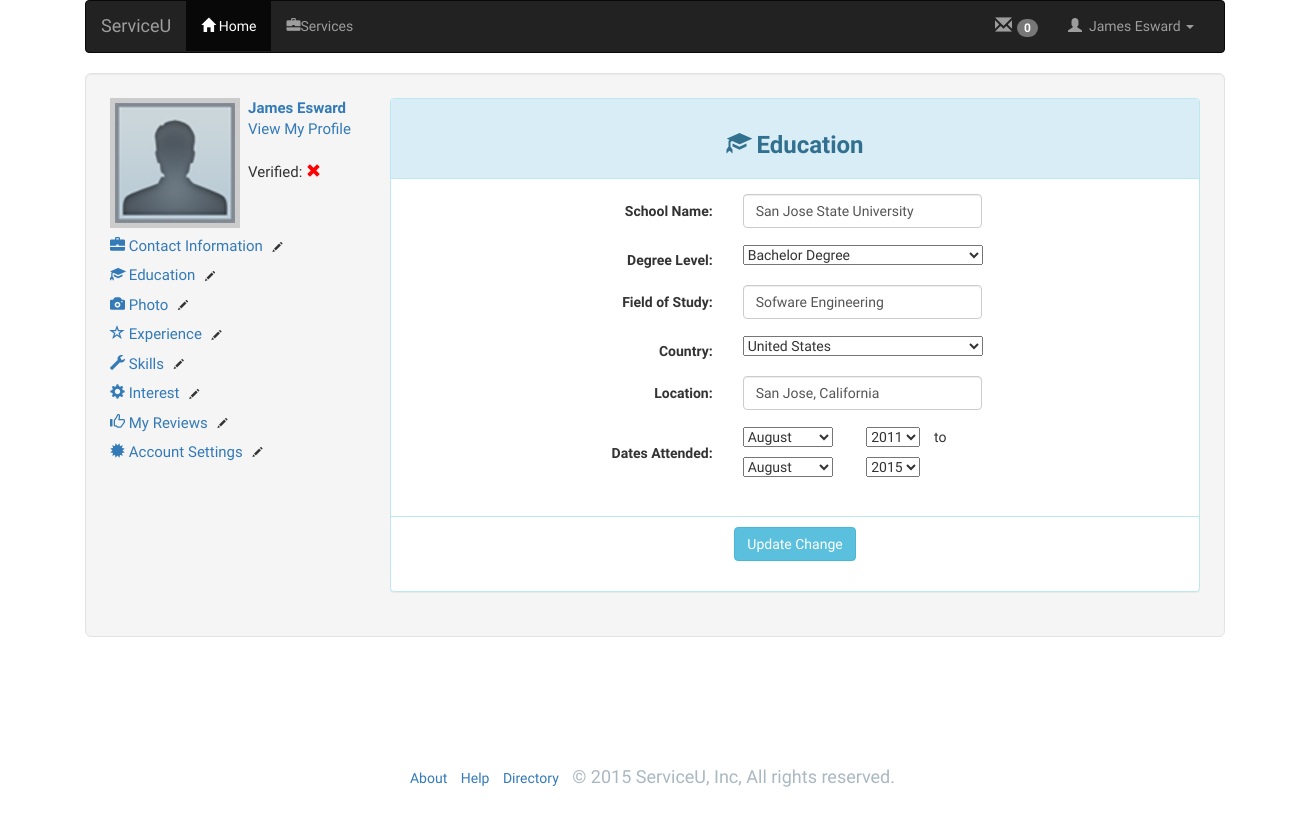
Page /editDegree.php?eduID=12 (signed in) on the committed database.
### tables this page shows
CREATE TABLE IF NOT EXISTS `usertable` (
  `userID` int(8) NOT NULL AUTO_INCREMENT,
  `email` varchar(35) NOT NULL DEFAULT '',
  `firstName` varchar(20) NOT NULL,
  `lastName` varchar(20) NOT NULL,
  `userPhone` varchar(20) DEFAULT NULL,
  `password` varchar(20) NOT NULL,
  `verify` tinyint(1) NOT NULL DEFAULT '0',
  `degree` int(1) NOT NULL DEFAULT '0',
  `skill` varchar(300) NOT NULL DEFAULT 'na',
  `interest` varchar(300) NOT NULL DEFAULT 'na',
  `rate` int(1) NOT NULL DEFAULT '0',
  `verificationCode` varchar(10) NOT NULL,
  PRIMARY KEY (`email`),
  UNIQUE KEY `userID` (`userID`)
);

CREATE TABLE IF NOT EXISTS `useredutable` (
  `eduID` int(8) NOT NULL AUTO_INCREMENT,
  `eduEmail` varchar(30) NOT NULL,
  `eduSchoolName` varchar(30) NOT NULL,
  `eduDegreeLevel` varchar(50) NOT NULL,
  `eduDegreeName` varchar(20) NOT NULL,
  `eduCountry` varchar(20) NOT NULL,
  `eduLocation` varchar(30) NOT NULL,
  `eduStartMonth` varchar(10) NOT NULL,
  `eduStartYear` varchar(10) NOT NULL,
  `eduEndMonth` varchar(10) NOT NULL,
  `eduEndYear` varchar(10) NOT NULL,
  PRIMARY KEY (`eduID`)
);

### editDegree.php (the view, shortened to what the rows shown need)
<!DOCTYPE html>
<html lang="en">
<?php
    include("DatabaseFunctions.php");
?>
<?php
    if (!isset($_SESSION["loginEmail"]))
     {
        header("location: index.php");
        exit();
    }
    else{
       $userEmail = $_SESSION["loginEmail"];
    }
   ?>
<head>
    <link href="css/bootstrap.min.css" rel="stylesheet">
    <link href="css/bootstrap.css" rel="stylesheet">
    <link href="css/stylish-portfolio.css" rel="stylesheet">
    <link href="font-awesome/css/font-awesome.min.css" rel="stylesheet" type="text/css">
    <link rel="stylesheet" href="css/mycss.css">
</head>
<body>
    <?php include 'navigationbar.php' ?>
<div class="container">
     <div class="well well-lg">
        <div class="row">
            <div class="col-md-3">
                <div class="profileStart">
                        <div class="profileSet" id="Profile-List">
                            <a href="viewmyprofile.php"><b><?php echo getFullName($userEmail);?></b></a>
                            <br>
                            <br>
                            <br>
                        </div>
                </div>
            </div>
            <div class="col-md-9">
                <div class="panel panel-info">
                        <div class="panel-body">
                                     <form action="" role="form" method="POST" class="form-horizontal" id="userEducationEdit">
                                          <div class="form-group">
                                                        <div class="col-sm-4">
                                                          <input type="userSkill" name="eduSchoolName" class="form-control" placeholder="Type school full name..." value="<?php
                                                                              if(isset($_GET['eduID']))
                                                                                     {
                                                                                            $idEdu = $_GET['eduID'];
                                                                                            echo getUserSchoolName($idEdu);
                                                                                     }
                                                          ?>">
                                                        </div>
                                           </div>
                                            <div class="form-group">
                                                        <label for="userEDU" class="col-sm-5 control-label">Degree Level:</label>
                                                            <select name="eduDegreeLevel" style="margin-left: 15px; width: 240px; margin-top: 2px;" aria-labelledby="DegreeLevelLabel" id="DegreeLevel">
                                                            <?php
                                                                                 if(isset($_GET['eduID']))
                                                                                  {
                                                                                            $idEdu = $_GET['eduID'];
                                                                                            echo '<option selected="selected">' . getUserDegreeLevel($idEdu) . '</option>';
                                                                                     }
                                                                                 ?>
                                                            </select>
                                           </div>
                                          <div class="form-group">
                                                        <div class="col-sm-4">
                                                          <input type="userDegree" name="eduDegreeName" class="form-control" placeholder="Comuputer Science... (if applicable)..." value="<?php
                                                                              if(isset($_GET['eduID']))
                                                                                     {
                                                                                            $idEdu = $_GET['eduID'];
                                                                                            echo getUserDegreeName($idEdu);
                                                                                     }
                                                          ?>">
                                                        </div>
                                           </div>
                                            <div class="form-group">
                                                        <label for="userEDU" class="col-sm-5 control-label">Country:</label>
                                                        <select  name="eduCountry" style="margin-left: 15px; width: 240px; margin-top: 2px;" aria-labelledby="CountryIdLabel" id="CountryId">
                                                            <?php
                                                                                 if(isset($_GET['eduID']))
                                                                                  {
                                                                                            $idEdu = $_GET['eduID'];
                                                                                            echo '<option selected="selected">' . getUserEduCountry($idEdu) . '</option>';
                                                                                     }
                                                                                 else
                                                                                 {
                                                                                     echo  '<option selected="selected" value="United States" title="United States">United States </option>';
                                                                                 }?>
</select>
                                           </div>
                                          <div class="form-group">
                                                        <div class="col-sm-4">
                                                          <input type="userSkill" name="eduLocation" class="form-control" placeholder="City, State..." value="<?php
                                                                              if(isset($_GET['eduID']))
                                                                                     {
                                                                                            $idEdu = $_GET['eduID'];
                                                                                            echo getUserEduLocation($idEdu);
                                                                                     }
                                                          ?>">
                                                        </div>
                                           </div>
                                            <div class="form-group">
                                                        <label style="padding-top: 18px;" for="userEDU" class="col-sm-5 control-label">Dates Attended:</label>
                                                        <select style="margin-left: 15px; margin-top: 2px;" aria-labelledby="StartMonthLabel" id="StartMonth" name="eduStartMonth">
                                                             <?php
                                                                                 if(isset($_GET['eduID']))
                                                                                  {
                                                                                            $idExp = $_GET['eduID'];
                                                                                            echo '<option selected="selected">' . getUserEduStartMonth($idExp) . '</option>';
                                                                                     }
                                                                 ?>
    </select>
                                                        <select style="margin-left: 30px; margin-top: 2px;" aria-labelledby="StartYearLabel" id="StartYear" name="eduStartYear">
                                                            <?php
                                                                                 if(isset($_GET['eduID']))
                                                                                  {
                                                                                            $idExp = $_GET['eduID'];
                                                                                            echo '<option selected="selected">' . getUserEduStartYear($idExp) . '</option>';
                                                                                     }
                                                                                  ?>
    </select>
                                                        &nbsp&nbsp to
                                                        <br>
                                                        <select style="margin-left: 15px; margin-top: 10px;" aria-labelledby="StartMonthLabel" id="StartMonth" name="eduEndMonth">
                                                            <?php
                                                                                 if(isset($_GET['eduID']))
                                                                                  {
                                                                                            $idExp = $_GET['eduID'];
                                                                                            echo '<option selected="selected">' . getUserEduEndMonth($idExp) . '</option>';
                                                                                     }
                                                                                  ?>
</select>
                                                        <select style="margin-left: 30px; margin-top: 2px;"aria-labelledby="StartYearLabel" id="StartYear" name="eduEndYear">
                                                            <?php
                                                                                 if(isset($_GET['eduID']))
                                                                                  {
                                                                                            $idExp = $_GET['eduID'];
                                                                                            echo '<option selected="selected">' . getUserEduEndYear($idExp) . '</option>';
                                                                                     }
                                                                                  ?>
                                                        </select>
                                           </div>
                                    </form>
                                    </div>
                         </div>
                    </div>
                </div>
            </div>
     </div>
</body>
</html>

### navigationbar.php (shortened to what the rows shown need)
   <div class="container">
     <nav role="navigation" class="navbar navbar-inverse">
        <div id="navbarCollapse" class="collapse navbar-collapse">
            <ul class="nav navbar-nav pull-right">
            <li class="dropdown">
                <a href="#" data-toggle="dropdown"> <span class="glyphicon glyphicon-user"></span>&nbsp <?php echo getFullName($userEmail); ?>
                <span class="caret"</span></a>
            </li>
            </ul>
        </div>
    </nav>
</div>

### rows in the picture
usertable: getFullName($userEmail) "James Esward"
useredutable: eduSchoolName "San Jose State University", eduDegreeLevel "Bachelor Degree", eduDegreeName "Sofware Engineering", eduCountry "United States", eduLocation "San Jose, California", eduStartMonth "August", eduStartYear "2011", eduEndMonth "August", eduEndYear "2015"
